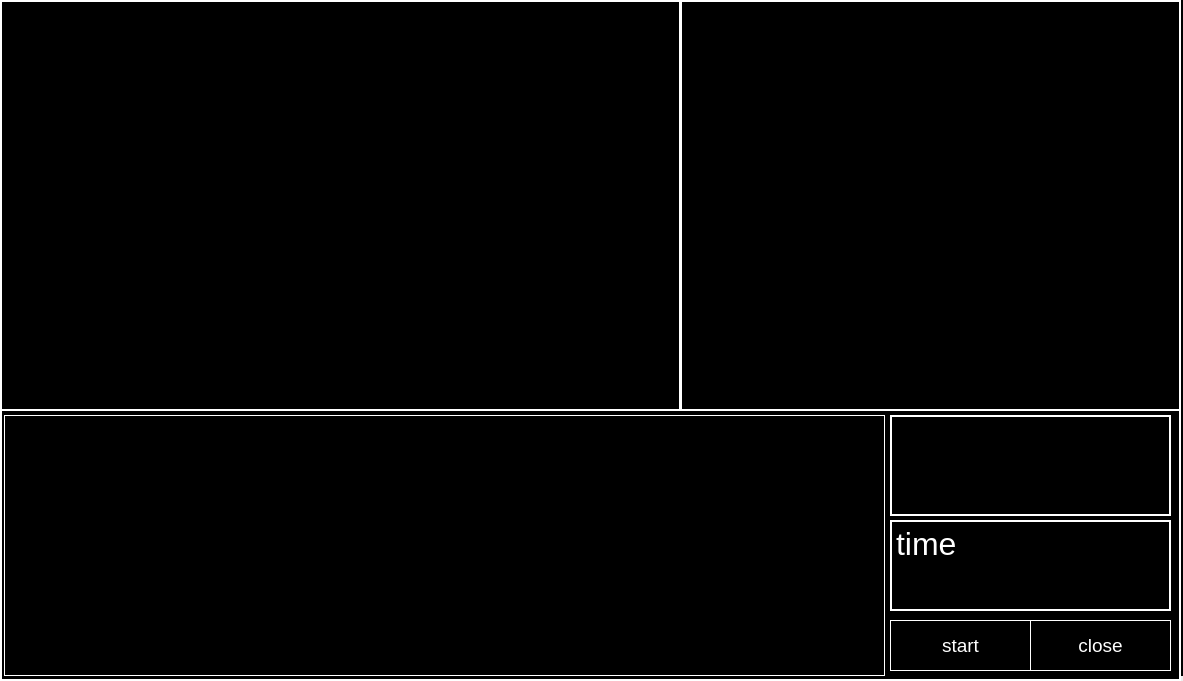
<?xml version="1.0" encoding="UTF-8"?>
<ui version="4.0">
 <class>MainWindow</class>
 <widget class="QMainWindow" name="MainWindow">
  <property name="geometry">
   <rect>
    <x>0</x>
    <y>0</y>
    <width>1183</width>
    <height>681</height>
   </rect>
  </property>
  <property name="windowTitle">
   <string>MainWindow</string>
  </property>
  <widget class="QWidget" name="centralwidget">
   <widget class="QLabel" name="bg">
    <property name="geometry">
     <rect>
      <x>4</x>
      <y>-5</y>
      <width>1181</width>
      <height>681</height>
     </rect>
    </property>
    <property name="styleSheet">
     <string notr="true">background-color: rgb(0, 0, 0);</string>
    </property>
    <property name="text">
     <string/>
    </property>
   </widget>
   <widget class="QLabel" name="bgborder">
    <property name="geometry">
     <rect>
      <x>0</x>
      <y>0</y>
      <width>1181</width>
      <height>681</height>
     </rect>
    </property>
    <property name="styleSheet">
     <string notr="true">background-color: rgb(0, 0, 0);
border: 2px Solid White</string>
    </property>
    <property name="text">
     <string>TextLabel</string>
    </property>
   </widget>
   <widget class="QPushButton" name="pushButton">
    <property name="geometry">
     <rect>
      <x>1030</x>
      <y>620</y>
      <width>141</width>
      <height>51</height>
     </rect>
    </property>
    <property name="styleSheet">
     <string notr="true">border: 1px Solid White;
color: rgb(255,255,255);
font: 14pt;
</string>
    </property>
    <property name="text">
     <string>close</string>
    </property>
   </widget>
   <widget class="QPushButton" name="pushButton_2">
    <property name="geometry">
     <rect>
      <x>890</x>
      <y>620</y>
      <width>141</width>
      <height>51</height>
     </rect>
    </property>
    <property name="styleSheet">
     <string notr="true">border: 1px Solid White;
color: rgb(255,255,255);
font: 14pt;
</string>
    </property>
    <property name="text">
     <string>start</string>
    </property>
   </widget>
   <widget class="QLabel" name="gif">
    <property name="geometry">
     <rect>
      <x>0</x>
      <y>0</y>
      <width>681</width>
      <height>411</height>
     </rect>
    </property>
    <property name="styleSheet">
     <string notr="true">background-color: rgb(0, 0, 0);
border: 2px solid white;</string>
    </property>
    <property name="text">
     <string/>
    </property>
    <property name="pixmap">
     <pixmap>../gui stuffs/Hero_Template.gif</pixmap>
    </property>
    <property name="scaledContents">
     <bool>true</bool>
    </property>
   </widget>
   <widget class="QLabel" name="gif2">
    <property name="geometry">
     <rect>
      <x>680</x>
      <y>0</y>
      <width>501</width>
      <height>411</height>
     </rect>
    </property>
    <property name="styleSheet">
     <string notr="true">background-color: rgb(0, 0, 0);
border: 2px solid white;
</string>
    </property>
    <property name="text">
     <string/>
    </property>
    <property name="pixmap">
     <pixmap>../gui stuffs/Earth.gif</pixmap>
    </property>
    <property name="scaledContents">
     <bool>true</bool>
    </property>
   </widget>
   <widget class="QTextBrowser" name="textBrowser">
    <property name="geometry">
     <rect>
      <x>890</x>
      <y>520</y>
      <width>281</width>
      <height>91</height>
     </rect>
    </property>
    <property name="styleSheet">
     <string notr="true">background-color: rgb(0, 0, 0);
font: 75 16pt &quot;Times New Roman&quot;;
color: rgb(255, 255, 255);
border:2px solid white</string>
    </property>
    <property name="html">
     <string>&lt;!DOCTYPE HTML PUBLIC &quot;-//W3C//DTD HTML 4.0//EN&quot; &quot;http://www.w3.org/TR/REC-html40/strict.dtd&quot;&gt;
&lt;html&gt;&lt;head&gt;&lt;meta name=&quot;qrichtext&quot; content=&quot;1&quot; /&gt;&lt;style type=&quot;text/css&quot;&gt;
p, li { white-space: pre-wrap; }
&lt;/style&gt;&lt;/head&gt;&lt;body style=&quot; font-family:'Times New Roman'; font-size:16pt; font-weight:72; font-style:normal;&quot;&gt;
&lt;p style=&quot; margin-top:0px; margin-bottom:0px; margin-left:0px; margin-right:0px; -qt-block-indent:0; text-indent:0px;&quot;&gt;&lt;span style=&quot; font-size:24pt;&quot;&gt;time&lt;/span&gt;&lt;/p&gt;&lt;/body&gt;&lt;/html&gt;</string>
    </property>
   </widget>
   <widget class="QLabel" name="gif3">
    <property name="geometry">
     <rect>
      <x>890</x>
      <y>415</y>
      <width>281</width>
      <height>101</height>
     </rect>
    </property>
    <property name="styleSheet">
     <string notr="true">background-color: rgb(0, 0, 0);
border:2px solid white;</string>
    </property>
    <property name="text">
     <string/>
    </property>
    <property name="pixmap">
     <pixmap>../gui stuffs/__02-____.gif</pixmap>
    </property>
    <property name="scaledContents">
     <bool>true</bool>
    </property>
   </widget>
   <widget class="QLabel" name="label">
    <property name="geometry">
     <rect>
      <x>4</x>
      <y>415</y>
      <width>881</width>
      <height>261</height>
     </rect>
    </property>
    <property name="styleSheet">
     <string notr="true">background-color: rgb(0, 0, 0);
border: 1px solid white</string>
    </property>
    <property name="text">
     <string/>
    </property>
    <property name="pixmap">
     <pixmap>../gui stuffs/code_template.gif</pixmap>
    </property>
    <property name="scaledContents">
     <bool>true</bool>
    </property>
   </widget>
  </widget>
 </widget>
 <resources/>
 <connections/>
</ui>
